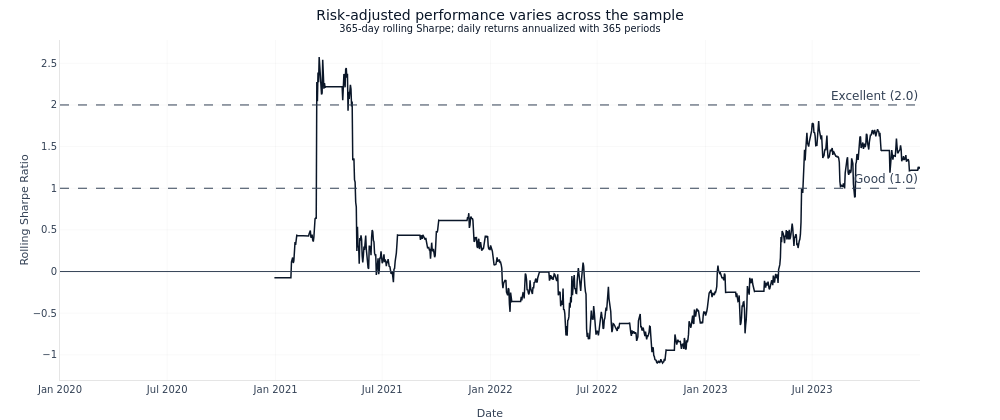

The notebook cell this image was saved under:
### Code cell
rolling_window = 365
rolling = analysis_net.compute_rolling_metrics(windows=[rolling_window], metrics=["sharpe"])
fig = plot_rolling_sharpe(rolling_result=rolling)
fig.data[0].line.color = COLORS["blue"]
for shape in fig.layout.shapes:
    shape.line.color = COLORS["neutral"]
for annotation in fig.layout.annotations:
    annotation.font.color = COLORS["neutral"]
fig.update_layout(
    title=(
        "Risk-adjusted performance varies across the sample"
        f"<br><sup>{rolling_window}-day rolling Sharpe; daily returns annualized with 365 periods</sup>"
    ),
    xaxis_title="Date",
    yaxis_title="Rolling Sharpe Ratio",
    height=420,
)
fig.show()

### Figure 1 — Plotly figure (JSON) as saved in the notebook; plotly's stock layout.template omitted (floating-point values rounded to 4 significant figures; data arrays with more than 128 entries replaced by an {"elided": "..."} marker saying what was removed)
{"data": [{"hovertemplate": "365d Sharpe: %{y:.2f}<extra></extra>", "line": {"color": "#0a1628", "width": 1.5}, "mode": "lines", "name": "365d", "type": "scatter", "x": {"elided": "1461 str values"}, "y": {"elided": "1461 float values"}}], "layout": {"annotations": [{"font": {"color": "#334155"}, "showarrow": false, "text": "Good (1.0)", "x": 1, "xanchor": "right", "xref": "x domain", "y": 1, "yanchor": "bottom", "yref": "y"}, {"font": {"color": "#334155"}, "showarrow": false, "text": "Excellent (2.0)", "x": 1, "xanchor": "right", "xref": "x domain", "y": 2, "yanchor": "bottom", "yref": "y"}], "font": {"color": "#334155", "family": "DM Sans, DejaVu Sans, sans-serif", "size": 12}, "height": 420, "hoverlabel": {"bgcolor": "white", "font": {"family": "DM Sans, DejaVu Sans, sans-serif", "size": 13}}, "hovermode": "x unified", "legend": {"x": 0.01, "xanchor": "left", "y": 0.99, "yanchor": "top"}, "margin": {"b": 40, "l": 60, "r": 80, "t": 40}, "paper_bgcolor": "rgba(0,0,0,0)", "plot_bgcolor": "rgba(0,0,0,0)", "shapes": [{"line": {"color": "#334155", "dash": "solid", "width": 1}, "type": "line", "x0": 0, "x1": 1, "xref": "x domain", "y0": 0, "y1": 0, "yref": "y"}, {"line": {"color": "#334155", "dash": "dash", "width": 1}, "type": "line", "x0": 0, "x1": 1, "xref": "x domain", "y0": 1, "y1": 1, "yref": "y"}, {"line": {"color": "#334155", "dash": "dash", "width": 1}, "type": "line", "x0": 0, "x1": 1, "xref": "x domain", "y0": 2, "y1": 2, "yref": "y"}], "showlegend": false, "title": {"text": "Risk-adjusted performance varies across the sample<br><sup>365-day rolling Sharpe; daily returns annualized with 365 periods</sup>"}, "width": 1000, "xaxis": {"gridcolor": "rgba(0,0,0,0.06)", "linecolor": "rgba(0,0,0,0.1)", "title": {"text": "Date"}, "zeroline": false}, "yaxis": {"gridcolor": "rgba(0,0,0,0.06)", "linecolor": "rgba(0,0,0,0.1)", "title": {"text": "Rolling Sharpe Ratio"}, "zeroline": false}}}
